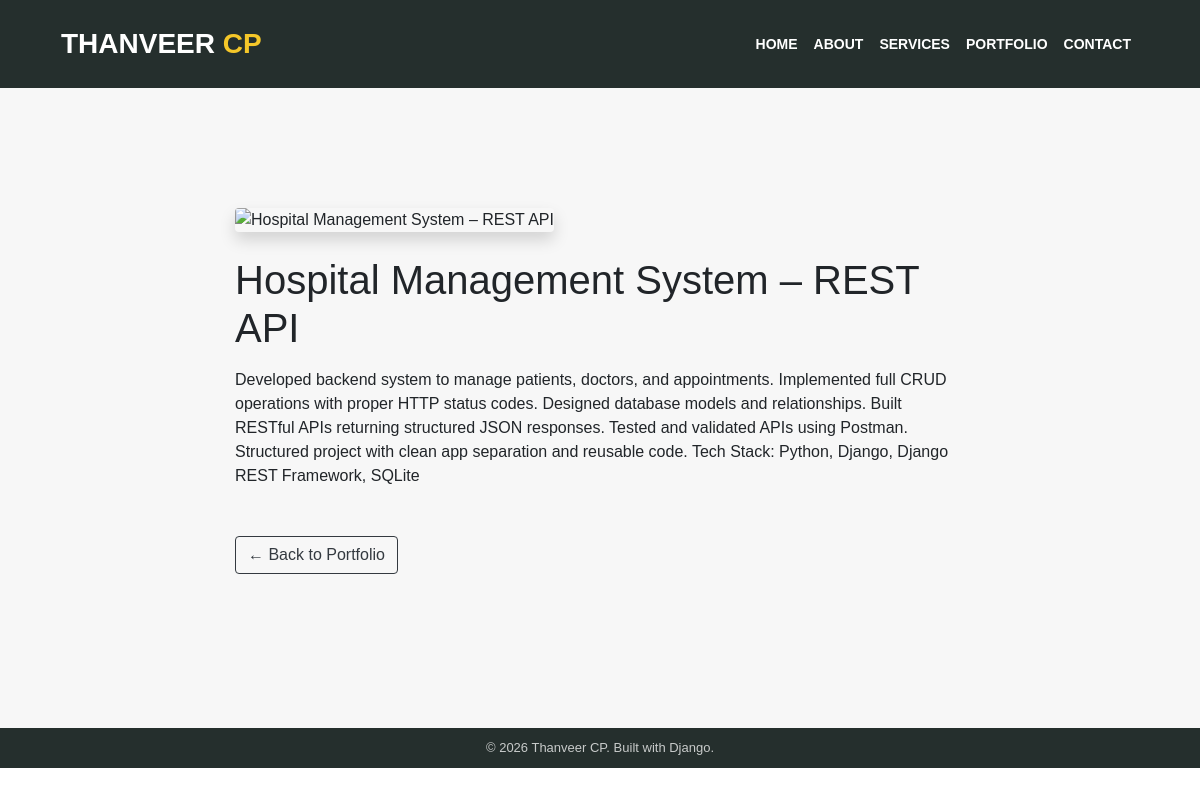
Page /project/4/ on the earlier database version.
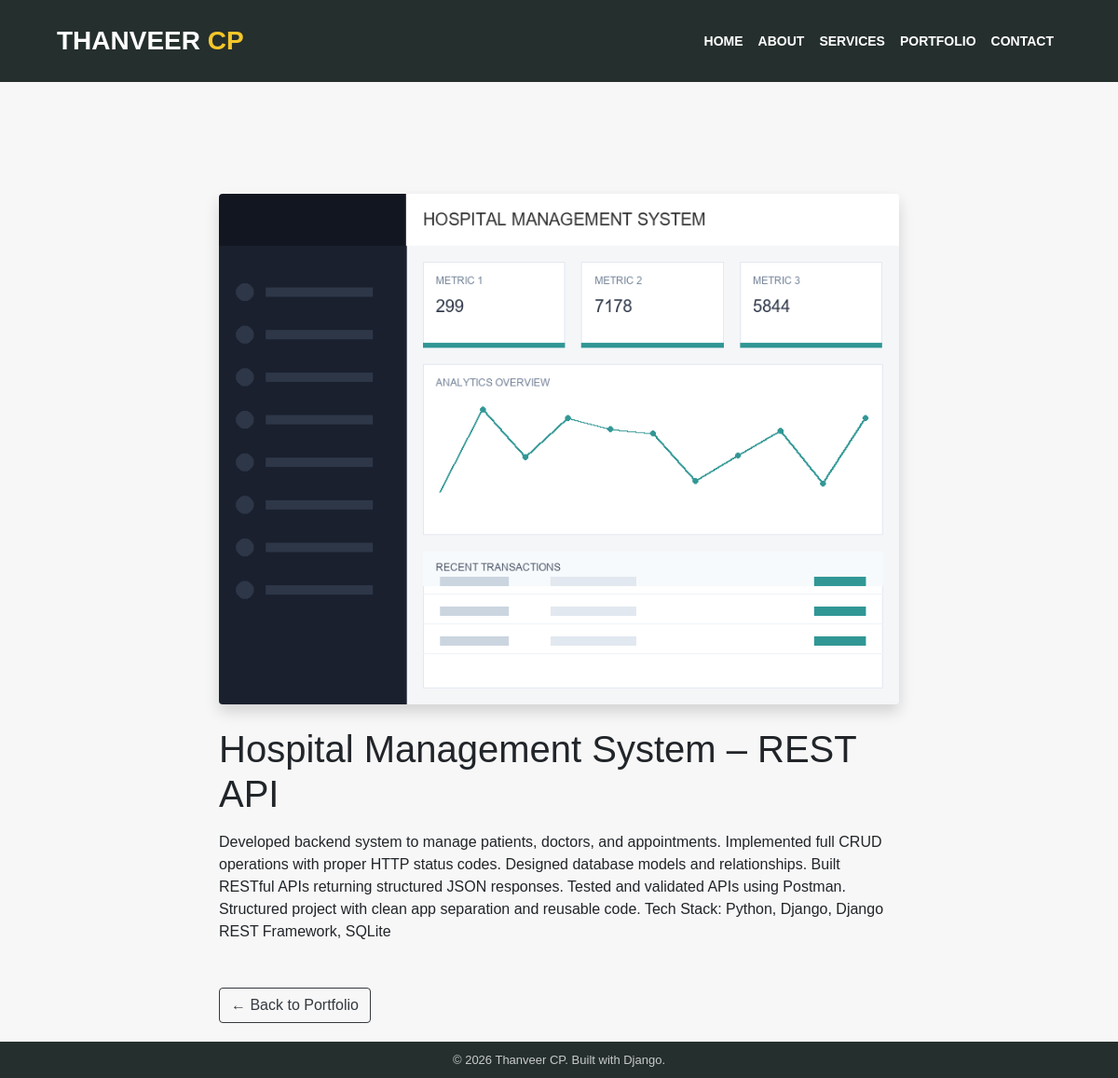
Same page on the later database version.
### website/models.py (models this page shows, shortened)
class Project(models.Model):
    title = models.CharField(max_length=200)
    description = models.TextField()
    image = models.ImageField(upload_to='projects/', blank=True, null=True)
    url = models.URLField(blank=True)

### website/views.py (the view)
# urls.py: path('project/<int:pk>/', project_detail, name='project_detail'),
def project_detail(request, pk):
    project = get_object_or_404(Project, pk=pk)
    return render(request, 'website/project_detail.html', {'project': project})

### templates/website/project_detail.html (shortened to what this page needs)
{% load static %}
<!DOCTYPE html>
<html lang="en">
<head>
    <link rel="stylesheet" href="{% static 'website/css/bootstrap.min.css' %}">
    <link rel="stylesheet" href="{% static 'website/css/style.css' %}">
</head>
<body>
    <header class="header_section">
        <div class="container">
            <nav class="navbar navbar-expand-lg navbar-dark">
                <a class="navbar-brand logo_text" href="{% url 'home' %}">
                    THANVEER <span>CP</span>
                </a>
                <div class="collapse navbar-collapse" id="navbarSupportedContent">
                    <ul class="navbar-nav ml-auto">
                        <li class="nav-item"><a class="nav-link" href="{% url 'home' %}#home">Home</a></li>
                        <li class="nav-item"><a class="nav-link" href="{% url 'home' %}#about">About</a></li>
                        <li class="nav-item"><a class="nav-link" href="{% url 'home' %}#services">Services</a></li>
                        <li class="nav-item"><a class="nav-link" href="{% url 'home' %}#portfolio">Portfolio</a></li>
                        <li class="nav-item"><a class="nav-link" href="{% url 'home' %}#contact">Contact</a></li>
                    </ul>
                </div>
            </nav>
        </div>
    </header>
    <section class="section_light" style="padding-top: 120px; min-height: 80vh;">
        <div class="container">
            <div class="row">
                <div class="col-lg-8 mx-auto">
                    {% if project.image %}
                    <img src="{{ project.image.url }}" alt="{{ project.title }}" class="img-fluid mb-4 rounded shadow">
                    {% endif %}
                    <h1 class="mb-3">{{ project.title }}</h1>
                    <div class="content mb-5">
                        {{ project.description|linebreaks }}
                    </div>
                    <a href="{% url 'home' %}#portfolio" class="btn btn-outline-dark">← Back to Portfolio</a>
                </div>
            </div>
        </div>
    </section>
    <footer class="footer_section">
        <div class="container">
            <p class="footer_text">© {% now "Y" %} Thanveer CP. Built with Django.</p>
        </div>
    </footer>
</body>
</html>

Differences in the rows shown:
changed Project "Hospital Management System – REST API": image: picture added
